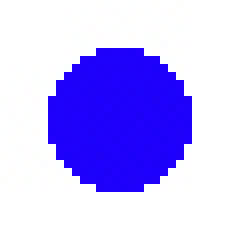
#> input picture Data/images/hog_test/circle.jpg, 30 x 30 px (shown 8 times larger); its folder holds 4 pictures in this run
$ python 2.py   (older library calls are emulated)
#> lines starting #> are read from the running program, lines starting #| are printed output that depends on the picture
### lib/common.py
import cv2
import glob
from datetime import datetime

FONT       = cv2.FONT_HERSHEY_SIMPLEX
FONT_SCALE = 1
FONT_COLOR = (255, 255, 255)
LINE_TYPE  = 1


class KEYS:
    Q      = ord('q')
    SPACE  = ord(' ')
    ZERO   = ord('0')
    ONE    = ord('1')
    TWO    = ord('2')
    THREE  = ord('3')
    FOUR   = ord('4')
    FIVE   = ord('5')
    SIX    = ord('6')
    SEVEN  = ord('7')
    EIGHT  = ord('8')
    NINE   = ord('9')


# [87 lines left out: functions add_note_on_the_picture, timeit, wavelength_to_rgb, k_to_rgb, not called in this run]


def load_images(path_to_set: str):
#> called with path_to_set = '../Data/images/hog_test/*.jpg'
    train_images = glob.glob(path_to_set)
    return [(cv2.imread(path, cv2.IMREAD_COLOR), path) for path in train_images]
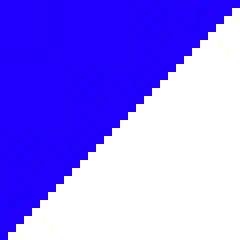
#> input picture Data/images/hog_test/diag.jpg, 30 x 30 px (shown 8 times larger)
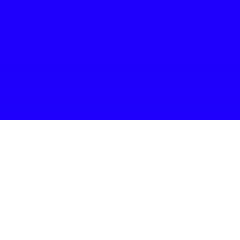
#> input picture Data/images/hog_test/horiz.jpg, 30 x 30 px (shown 8 times larger)
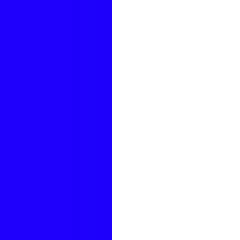
#> input picture Data/images/hog_test/vert.jpg, 30 x 30 px (shown 8 times larger)

### 2/2.py
import cv2

import matplotlib.pyplot as plt
import numpy as np

from lib.common import load_images


class LocalFeatureExtractor:

    def __init__(self, img: np.ndarray, keypoints: list, nbucket=8):
        self.__img = cv2.cvtColor(img, cv2.COLOR_BGR2GRAY)
        self.__keypoints = keypoints
        self.__nbucket = nbucket

        self.features = None

    def __extract_img_chunks(self):
        kps = self.__keypoints
        img = self.__img

        def extract_chunk(keypoint):

            radii = keypoint.size * 1.5

            lshift = radii // 2
            rshift = radii - lshift + 1

            pt = np.array(keypoint.pt)

            ui, lj = pt - lshift
            di, rj = pt + rshift

            # TODO: SIGABRT prevention

            return img[int(ui):int(di), int(lj):int(rj)]

        return [extract_chunk(kp) for kp in kps]

    def __calculate_chunk_feature(self, chunk, apply_mask=False):
        xsobel = cv2.Sobel(chunk, cv2.CV_32F, 1, 0, ksize=5)
        ysobel = cv2.Sobel(chunk, cv2.CV_32F, 0, 1, ksize=5)

        n = self.__nbucket
        divisor = 360 // n

        phase = (cv2.phase(xsobel, ysobel, angleInDegrees=True) // divisor).astype(int)
        magnitude = cv2.magnitude(xsobel, ysobel)

        if apply_mask:
            b, a = np.array(magnitude.shape) // 2
            mask = np.zeros(magnitude.shape)
            cv2.ellipse(mask, (a, b), (a, b), 0, 0, 360, 111, -1)

            magnitude[mask < 1] = 0

        buckets = np.array([np.sum(magnitude[phase == i]) for i in range(n)])
        buckets /= np.sum(buckets)

        return buckets

    def extract_features(self):
        chunks = self.__extract_img_chunks()
        calc = self.__calculate_chunk_feature

        self.features = [calc(chunk) for chunk in chunks]

    def show(self, i: int = 0, label: str = None, show=True):
        n = self.__nbucket
        i = i % n  # fool protection, i is number of the KeyPoint
        feature = self.features[i]

        plt.bar(np.arange(n), feature, align='edge')
        # plt.grid(True)
        plt.xticks(range(n), (str(j*(360//n)) + '°' for j in range(n)))
        # plt.tick_params(axis="x", direction="out", pad=22)

        if label: plt.title(label + ': feature ' + str(i))
        if show: plt.show()

    def save(self, i: int = 0, label: str = None):
        self.show(i, label, show=False)
        plt.savefig('2_result/' + label.split('/')[-1])
        plt.close()


if __name__ == '__main__':

    img_paths = load_images('../Data/images/hog_test/*.jpg')
#> img_paths = 4 items
    keypoints = [cv2.KeyPoint(15, 15, 11)]

    for img_path in img_paths:
        img, path = img_path

        foo = LocalFeatureExtractor(img, keypoints)
        foo.extract_features()
        foo.save(label=str(path))
#> this loop made 4 passes
#> path on passes 1, 3, 4: '../Data/images/hog_test/circle.jpg', '../Data/images/hog_test/horiz.jpg', '../Data/images/hog_test/vert.jpg'
#> path on pass 2: '../Data/images/hog_test/diag.jpg'
#> pass 1, in save, `plt.savefig('2_result/' + label.split('/')[-1])`:
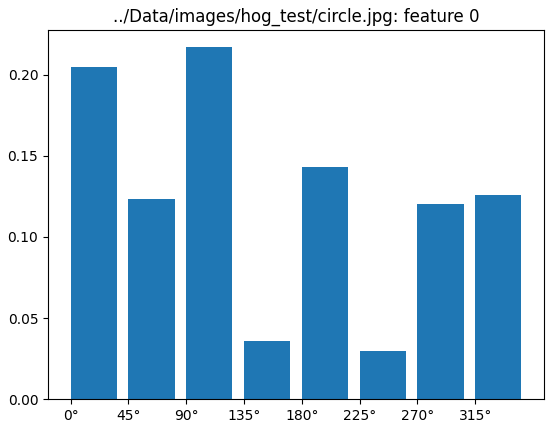
#> figure drawn by matplotlib, 1 panel; tallest bar 0.217 high, from x = 2 to 2.8
#> pass 2, in save (call 2), `plt.savefig('2_result/' + label.split('/')[-1])`:
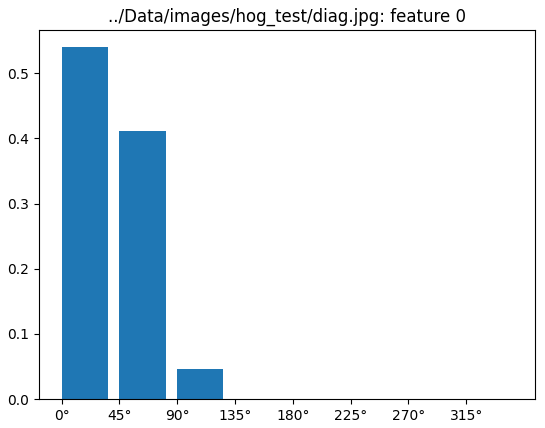
#> figure drawn by matplotlib, 1 panel; tallest bar 0.54 high, from x = 0 to 0.8
#> img is the input picture: shape (30, 30, 3); mean B, G, R 253.4, 136, 150.3
